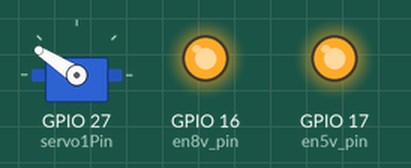
This sketch was run on a simulated ESP32. On the bench: servo, output pins drawn as LEDs (lit = HIGH). Random numbers use the default seed unless the sketch sets one.

Above: at 0.1 s.
At 10.1 s:
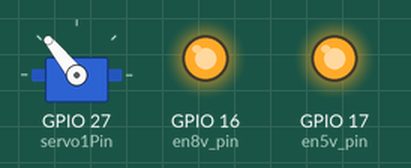
At 20.1 s:
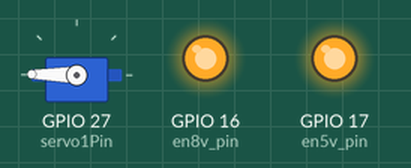
At 39.1 s:
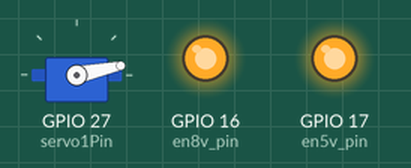
Timing chart, 0 to 40.0 s (numbered marks = the images above):
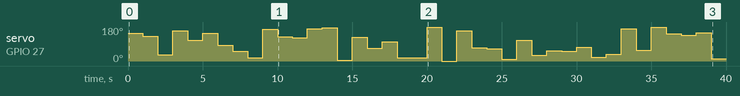

Measured:
- by itself, servo on GPIO 27 (servo1Pin): 147° → 131° at 1.0 s, → 32° 1.0 s later, → 160° 1.0 s later, → 111° 1.0 s later, … (39 changes in this stretch)

The sketch:

FirstServo.ino
```cpp
#include <Arduino.h>
#include <ESP32Servo.h>

#define servo1Pin 27  // Servo1 connected to pin 27
Servo servo1;         // Create servo object

void setup() {
	// Enable power rails
	pinMode(16, OUTPUT);  // en8v pin
	pinMode(17, OUTPUT);  // en5v pin
	digitalWrite(16, HIGH);
	digitalWrite(17, HIGH);

	// Initialize servo
	servo1.setPeriodHertz(50);  // Standard 50Hz servo
	servo1.attach(servo1Pin, 500, 2500);  // Attach with min/max pulse widths

	// Seed random number generator with noise from analog pin (if available)
	randomSeed(analogRead(A0));  // Use an unconnected analog pin for entropy
}

void loop() {
	int servo_degree = random(0, 181);  // Generate random angle (0-180)
	servo1.write(servo_degree);
	delay(1000);  // Wait 1 second for servo to move before next command
}
```
